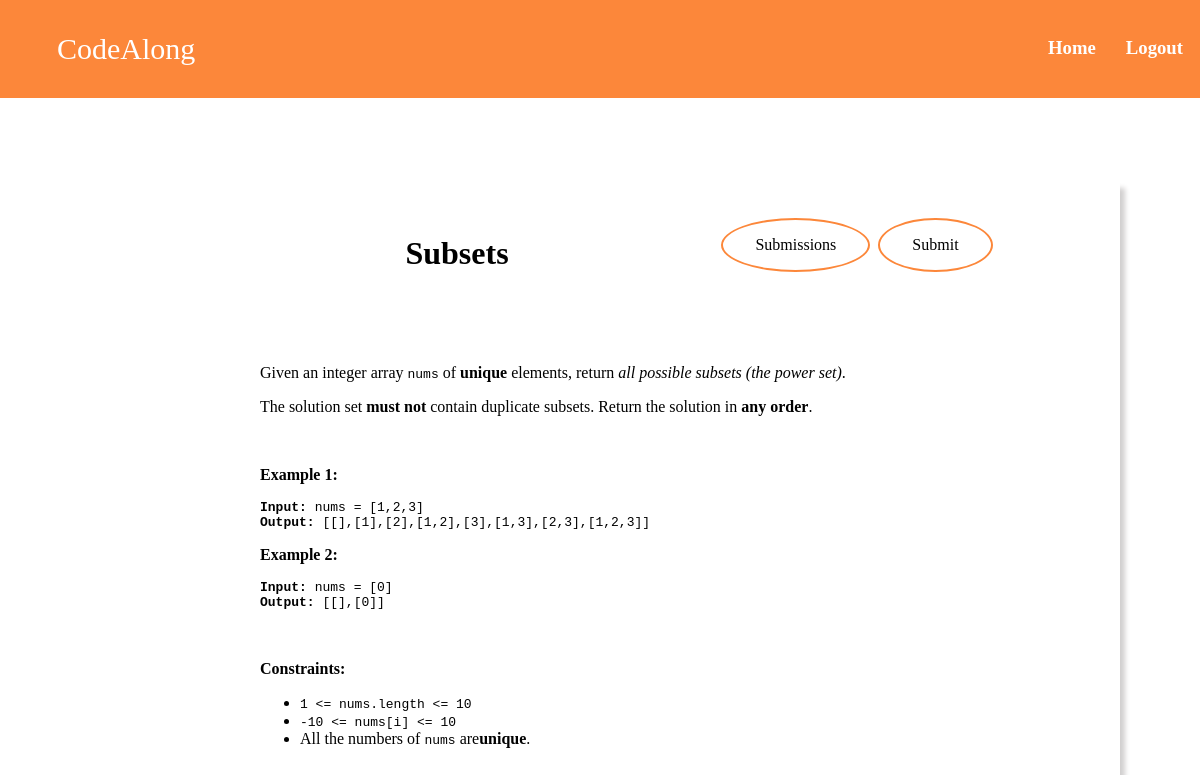
Screenshot of /problem/1 (signed in) with the database file from the repository.
### OJ/models.py (models this page shows, shortened)
class Problem(models.Model):
    class Meta:
        ordering = ['-date_created']
    title = models.CharField(max_length=300)
    description = FroalaField()
    status = models.CharField(max_length=10, default='Unsolved',validators=[check,])
    difficulty = models.CharField(max_length=10, default='Easy')
    time_limit = models.IntegerField(default=1)
    memory_limit = models.IntegerField(default=128)
    score = models.FloatField(default=0, validators=[score_check])
    date_created = models.DateTimeField(auto_now_add=True)
    date_modified = models.DateTimeField(auto_now=True)

### OJ/views.py (the view)
# urls.py: path('problem/<int:id>',views.problem_view,name = 'problem_view'),
@login_required(login_url='login')
def problem_view(request,id):
    data = Problem.objects.get(id=id)
    return render(request,'problem_view.html',{'data':data,'User':User})

### OJ/templates/problem_view.html
{% extends 'main.html' %} {% block content%}
<div class="nav">
    <ul class='left'>
        <li>CodeAlong</li>
    </ul>
    <ul class="right">
        <li>
            <a href='{% url "home"%}'>
                <h3>Home</h3>
            </a>
        </li>
        <li>
            <a href='{% url "logout"%}'>
                <h3>Logout</h3>
            </a>
        </li>
    </ul>
</div>
<div class="Question-view">
    <div class="Question-title">
        <ul>
            <li>
                <h1>{{data.title}}</h1><br><br><br>
            </li>
            <li>
                <a href="{% url 'submissions' data.id %}" class='button button1'>Submissions</a>
                <a href="{% url 'ide' data.id%}" class='button button1'>Submit
                </a>
            </li>
        </ul>
    </div>
    <div class="Question-content">
        <p>{{data.description|safe}}</p>
    </div>
</div>
{%endblock%}

### OJ/static/main.css (style rules this page uses)
body { margin: 0; }
.button { background-color: #fc873a; border: none; color: white; padding: 16px 32px; text-align: center; text-decoration: none; display: inline-block; font-size: 16px; margin: 4px 2px; transition-duration: 0.4s; cursor: pointer; border-radius: 50%; }
.button1 { background-color: white; color: black; border: 2px solid #fc873a; }
.nav { background-color: #fc873a; color: #fff; display: flex; justify-content: space-between; align-items: left; padding: 2px; margin-top: 0; }
.nav .left { font-size: 30px; }
.nav ul { display: flex; justify-content: space-between; list-style: none; }
.nav ul li { padding: 0 15px; }
a { text-decoration: none; color: #fff; }
.Question-view { justify-content: center; margin-top: 5rem; margin-left: 15rem; margin-right: 15rem; width: 70%; box-shadow: 5px 10px 5px #d1cfcf; padding: 20px; }
.left { align-items: left }
.right { align-items: right }
.Question-title ul { display: flex; justify-content: space-around; list-style-type: none; }
.Question-title ul li { padding: 0 15px; }

### rows the page displays
Problem: title "Subsets", description "Given an integer array nums of unique elements, return all possible subsets (the power set) . The solution set must not contain duplicate subsets. Return the solution in any order . Example 1: Input: nums = [1,2,3] Output: [[],[1],[2],[1,2],[3],[1,3],[2,3],[1,2,3]] Example 2: Input: nums = [0] Output: [[],[0]] Constraints: 1 <= nums.length <= 10 -10 <= nums[i] <= 10 All the numbers of nums are unique ."
